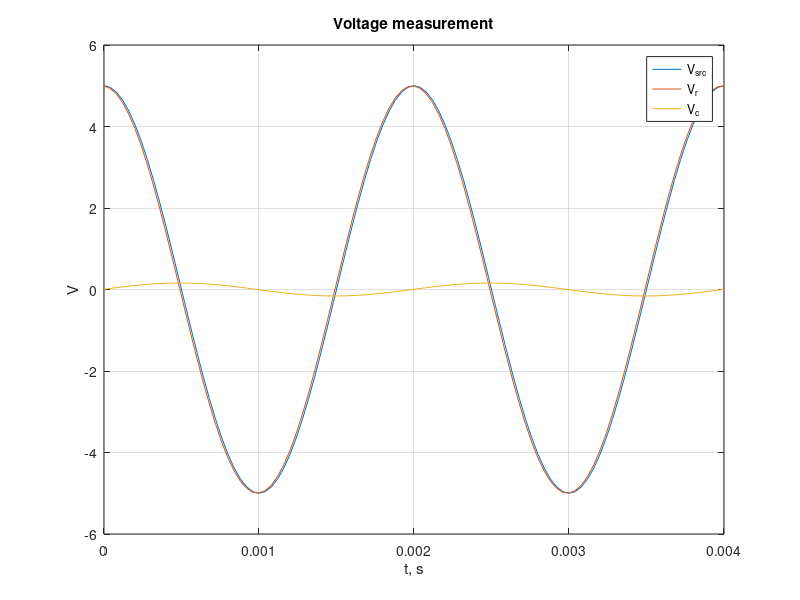

The MATLAB source for this figure:
% Purpose of the program: analysis of the compoment's voltages of an RC
% circuit using a sinusoidal source.

%% Voltages in the series RC circuit

j = sqrt(-1);
V_amplitude = 5;        % V
R = 10;                 % Ohm
f = 500;            % frequency
T = 1 / f;              % Period

omega = 2*pi*f;         % rad/s
C = 1*10^(-3);          % F
Zc = 1/(j*omega*C);     % Ohm
t  = 0 : T/50 : 2*T;    % Time (from 0 to 2 periods, with a step of T/50

% Circuit impedance
Z = R + Zc;

% Current
I = V_amplitude/Z;

% Voltage of the source
v_src = V_amplitude * cos(omega*t);

% Voltage across the resistor R
Vr = R*I;
v_r = abs(Vr) * cos(omega*t + angle(Vr));

% Voltage across the capacitor Zc
Vc = Zc*I;
v_c = abs(Vc) * cos(omega*t + angle(Vc));

subplot(1,1,1);
plot(t, v_src, t, v_r, t, v_c);
grid, title('Voltage measurement')
xlabel('t, s')
ylabel('V')
legend('V_{src}','V_r','V_c','Location', 'northeast')
 
% %% Magnitude and phase of the transfer function
% 
% fratio = 0:  0.01:  5;
% H = ones(size(fratio))./(1 + j*fratio);
% 
% subplot(2,1,1), plot(fratio, abs(H))
% grid, ylabel('H(fratio)')
% 
% subplot(2,1,2), plot(fratio, 180*angle(H)/pi)
% grid, xlabel('f/f_c'), ylabel('Phase, deg')
% 
% 
% %% Bode plot of the series RC lowpass filter
% 
% fratio = logspace(-1,2);
% H = ones(size(fratio))./(1 + j*fratio);
% 
% subplot(2, 1, 1), semilogx(fratio, 20*log(abs(H)))
% grid, ylabel('Magnitude, dB')
% subplot(2, 1, 2), semilogx(fratio, 180*angle(H)/pi)
% grid, xlabel('f/f_c'), ylabel('Phase, deg')
% % Consider values V, Vr and Vc as the ends of the phasors. And to define
% % phasors enter their origins.